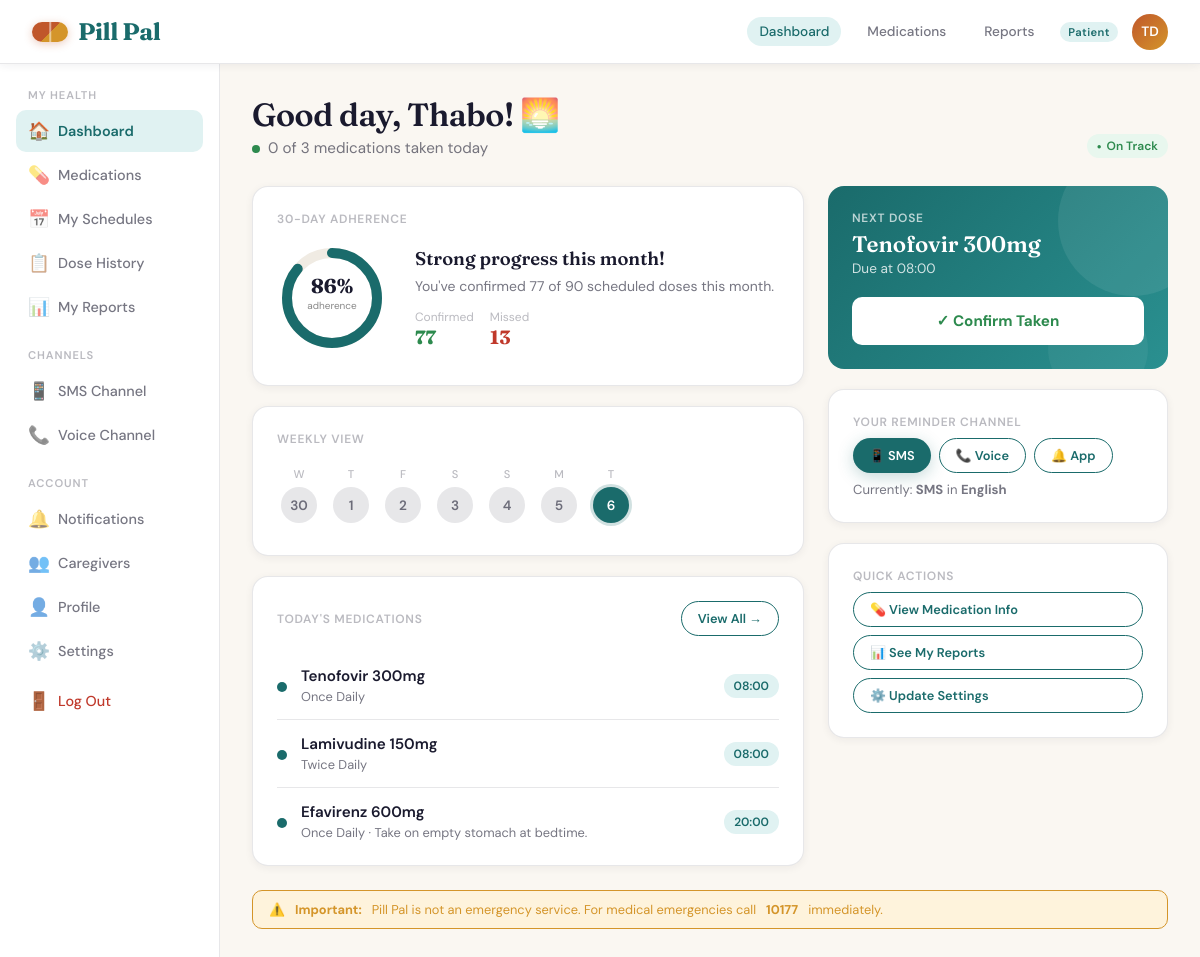
Page /dashboard/ (signed in) on the committed database.
### accounts/models.py (models this page shows, shortened)
class User(AbstractUser):
    ROLE_CHOICES = [
        ('patient', 'Patient'),
        ('caregiver', 'Caregiver'),
        ('clinic_admin', 'Clinic Admin'),
        ('chw', 'Community Health Worker'),
    ]
    CHANNEL_CHOICES = [
        ('sms', 'SMS'),
        ('voice', 'Voice Call'),
        ('app', 'App Push Notification'),
    ]
    LANGUAGE_CHOICES = [
        ('en', 'English'),
        ('zu', 'isiZulu'),
        ('xh', 'isiXhosa'),
        ('st', 'Sesotho'),
        ('tn', 'Setswana'),
    ]
    role = models.CharField(max_length=20, choices=ROLE_CHOICES, default='patient')
    phone_number = models.CharField(max_length=20, blank=True)
    date_of_birth = models.DateField(null=True, blank=True)
    language_preference = models.CharField(max_length=5, choices=LANGUAGE_CHOICES, default='en')
    channel_preference = models.CharField(max_length=10, choices=CHANNEL_CHOICES, default='sms')
    clinic = models.ForeignKey('core.Clinic', on_delete=models.SET_NULL, null=True, blank=True, related_name='users')
    notif_reminders = models.BooleanField(default=True)
    notif_refill = models.BooleanField(default=True)
    notif_broadcasts = models.BooleanField(default=True)
    notif_weekly = models.BooleanField(default=False)
    notif_caregiver_alerts = models.BooleanField(default=True)
    @property
    def initials(self):
        parts = self.get_full_name().split()
        return ''.join(p[0] for p in parts[:2]).upper() if parts else self.username[:2].upper()

### medications/models.py (models this page shows, shortened)
class MedicationSchedule(models.Model):
    FREQUENCY_CHOICES = [
        ('once_daily', 'Once Daily'),
        ('twice_daily', 'Twice Daily'),
        ('three_daily', 'Three Times Daily'),
        ('weekly', 'Weekly'),
    ]
    patient = models.ForeignKey(settings.AUTH_USER_MODEL, on_delete=models.CASCADE, related_name='schedules')
    medication = models.ForeignKey(Medication, on_delete=models.CASCADE)
    dosage = models.CharField(max_length=100)
    frequency = models.CharField(max_length=20, choices=FREQUENCY_CHOICES, default='once_daily')
    scheduled_time_1 = models.TimeField()
    scheduled_time_2 = models.TimeField(null=True, blank=True)
    special_instructions = models.TextField(blank=True)
    is_active = models.BooleanField(default=True)
    start_date = models.DateField()
    end_date = models.DateField(null=True, blank=True)
    supply_days = models.IntegerField(default=30)

class Medication(models.Model):
    generic_name = models.CharField(max_length=200)
    brand_name = models.CharField(max_length=200, blank=True)
    drug_class = models.CharField(max_length=200, blank=True)
    description = models.TextField()
    how_to_take = models.TextField()
    side_effects = models.TextField()
    missed_dose_instructions = models.TextField()
    pill_color = models.CharField(max_length=50, default='#2A9090,#1A6B6B')

### core/views.py (the view, shortened to what this page needs)
# urls.py: path('dashboard/', views.dashboard, name='dashboard'),
@login_required
def dashboard(request):
    user = request.user
    context = {'user': user}
    if user.role == 'patient':
        schedules = MedicationSchedule.objects.filter(patient=user, is_active=True).select_related('medication')
        today = date.today()
        today_logs = DoseLog.objects.filter(patient=user, scheduled_datetime__date=today).select_related('schedule__medication')
        confirmed_today = today_logs.filter(status='confirmed').count()
        total_today = today_logs.count() or schedules.count()
        thirty_ago = timezone.now() - timedelta(days=30)
        all_logs = DoseLog.objects.filter(patient=user, scheduled_datetime__gte=thirty_ago)
        total = all_logs.count()
        confirmed = all_logs.filter(status='confirmed').count()
        missed = total - confirmed
        adherence_pct = round((confirmed / total * 100) if total else 0)
        streak = 0
        check = today
        while True:
            day_logs = DoseLog.objects.filter(patient=user, scheduled_datetime__date=check)
            if day_logs.exists() and not day_logs.filter(status='missed').exists():
                streak += 1
                check -= timedelta(days=1)
            else:
                break
        cal_days = []
        for i in range(6, -1, -1):
            d = today - timedelta(days=i)
            day_logs = DoseLog.objects.filter(patient=user, scheduled_datetime__date=d)
            if i == 0:
                status = 'today'
            elif day_logs.filter(status='missed').exists():
                status = 'missed'
            elif day_logs.filter(status='confirmed').exists():
                status = 'confirmed'
            else:
                status = 'upcoming'
            cal_days.append({'date': d, 'status': status, 'day_abbr': d.strftime('%a')[0]})
        next_dose = schedules.first() if schedules.exists() else None
        caregiver_links = CaregiverPatient.objects.filter(patient=user, approved=True).select_related('caregiver')
        context.update({
            'schedules': schedules,
            'today_logs': today_logs,
            'confirmed_today': confirmed_today,
            'total_today': total_today,
            'adherence_pct': adherence_pct,
            'confirmed_30': confirmed,
            'missed_30': missed,
            'cal_days': cal_days,
            'streak': streak,
            'next_dose': next_dose,
            'caregiver_links': caregiver_links,
        })
    return render(request, 'core/dashboard.html', context)

### core/templates/core/dashboard.html (shortened to what this page needs)
{% extends 'core/base.html' %}
{% block content %}
{% if user.role == 'patient' %}
<div class="page-header">
  <div class="header-row">
    <div>
      <h1>Good day, {{ user.first_name }}! 🌅</h1>
      <p class="subtitle"><span class="live-dot"></span>&nbsp;
        {{ confirmed_today }} of {{ total_today }} medication{{ total_today|pluralize }} taken today</p>
    </div>
    {% if adherence_pct >= 80 %}<span class="badge badge-green badge-dot">On Track</span>
    {% elif adherence_pct >= 60 %}<span class="badge badge-amber badge-dot">Needs Attention</span>
    {% else %}<span class="badge badge-red badge-dot">At Risk</span>{% endif %}
  </div>
</div>
<div class="grid-main">
  <div>
    <div class="card mb-20">
      <div class="card-label">30-Day Adherence</div>
      <div style="display:flex;align-items:center;gap:28px;padding:8px 0;">
        <svg width="110" height="110" viewBox="0 0 110 110" style="flex-shrink:0;">
          <circle cx="55" cy="55" r="45" fill="none" stroke="#F0EBE3" stroke-width="10"/>
          <circle cx="55" cy="55" r="45" fill="none" stroke="var(--teal)" stroke-width="10"
            stroke-linecap="round"
            stroke-dasharray="283"
            stroke-dashoffset="{{ adherence_pct|default:0|floatformat:0 }}"
            style="stroke-dashoffset:calc(283 - 283*{{ adherence_pct }}/100)"
            transform="rotate(-90 55 55)"/>
          <text x="55" y="50" text-anchor="middle" font-family="Fraunces,serif" font-size="20" font-weight="700" fill="#1A1A2E">{{ adherence_pct }}%</text>
          <text x="55" y="66" text-anchor="middle" font-family="DM Sans,sans-serif" font-size="10" fill="#888">adherence</text>
        </svg>
        <div>
          <h2 style="font-family:'Fraunces',serif;font-size:1.15rem;font-weight:600;margin-bottom:6px;">
            {% if adherence_pct >= 85 %}Strong progress this month!
            {% elif adherence_pct >= 70 %}Good effort — keep going!
            {% else %}Let's improve your adherence{% endif %}
          </h2>
          <p style="font-size:.875rem;color:var(--ink-60);line-height:1.5;">
            You've confirmed {{ confirmed_30 }} of {{ confirmed_30|add:missed_30 }} scheduled doses this month.
          </p>
          <div style="margin-top:12px;display:flex;gap:16px;">
            <div><div class="text-xs">Confirmed</div><div class="bold font-display" style="color:var(--green);font-size:1.2rem;">{{ confirmed_30 }}</div></div>
            <div><div class="text-xs">Missed</div><div class="bold font-display" style="color:var(--red);font-size:1.2rem;">{{ missed_30 }}</div></div>
          </div>
        </div>
      </div>
    </div>
    <div class="card mb-20">
      <div class="flex-between mb-16">
        <div class="card-label" style="margin:0;">Weekly View</div>
      </div>
      <div class="cal-strip">
        {% for day in cal_days %}
        <div class="cal-day {{ day.status }}">
          <div class="cal-day-label">{{ day.day_abbr }}</div>
          <div class="cal-day-num">{{ day.date.day }}</div>
        </div>
        {% endfor %}
      </div>
    </div>
    <div class="card">
      <div class="flex-between mb-16">
        <div class="card-label" style="margin:0;">Today's Medications</div>
        <a href="{% url 'medications' %}" class="btn btn-ghost btn-sm">View All →</a>
      </div>
      {% if schedules %}
        {% for s in schedules %}
        <div class="med-item">
          <div class="med-dot" style="background:{% if today_logs %}var(--green){% else %}var(--teal){% endif %}"></div>
          <div style="flex:1;">
            <div class="med-name">{{ s.medication.generic_name }} {{ s.dosage }}</div>
            <div class="med-detail">{{ s.get_frequency_display }}
              {% if s.special_instructions %} · {{ s.special_instructions|truncatechars:40 }}{% endif %}</div>
          </div>
          <span class="badge badge-teal">{{ s.scheduled_time_1|time:"H:i" }}</span>
        </div>
        {% endfor %}
      {% else %}
        <p class="text-sm" style="text-align:center;padding:20px 0;">No medications scheduled. Contact your clinic.</p>
      {% endif %}
    </div>
  </div>
  <div>
    <div class="action-card mb-20">
      {% if schedules %}
        {% with schedules.0 as next_s %}
        <div class="ac-label">Next Dose</div>
        <div class="ac-title">{{ next_s.medication.generic_name }} {{ next_s.dosage }}</div>
        <div class="ac-sub">Due at {{ next_s.scheduled_time_1|time:"H:i" }}
          {% if next_s.special_instructions %} · {{ next_s.special_instructions|truncatechars:30 }}{% endif %}</div>
        {% endwith %}
        <button class="btn-confirm-white" id="confirm-btn" onclick="confirmDose(this)">
          ✓ Confirm Taken
        </button>
      {% else %}
        <div class="ac-label">All Done!</div>
        <div class="ac-title">No doses pending 🎉</div>
        <div class="ac-sub">Great job keeping up with your medication.</div>
      {% endif %}
    </div>
    <div class="card mb-20">
      <div class="card-label">Your Reminder Channel</div>
      <div style="display:flex;gap:8px;flex-wrap:wrap;margin-top:8px;">
        <a href="{% url 'sms_simulator' %}" class="btn {% if user.channel_preference == 'sms' %}btn-primary{% else %}btn-ghost{% endif %} btn-sm">📱 SMS</a>
        <a href="{% url 'voice_channel' %}" class="btn {% if user.channel_preference == 'voice' %}btn-primary{% else %}btn-ghost{% endif %} btn-sm">📞 Voice</a>
        <span class="btn {% if user.channel_preference == 'app' %}btn-primary{% else %}btn-ghost{% endif %} btn-sm">🔔 App</span>
      </div>
      <div class="text-sm mt-8">
        Currently: <strong>{{ user.get_channel_preference_display }}</strong> in <strong>{{ user.get_language_preference_display }}</strong>
      </div>
    </div>
    <div class="card">
      <div class="card-label">Quick Actions</div>
      <div style="display:flex;flex-direction:column;gap:8px;margin-top:8px;">
        <a href="{% url 'medications' %}" class="btn btn-ghost btn-sm" style="justify-content:flex-start;">💊 View Medication Info</a>
        <a href="{% url 'reports' %}" class="btn btn-ghost btn-sm" style="justify-content:flex-start;">📊 See My Reports</a>
        <a href="{% url 'settings' %}" class="btn btn-ghost btn-sm" style="justify-content:flex-start;">⚙️ Update Settings</a>
      </div>
    </div>
  </div>
</div>
<div class="emergency-banner">
  ⚠️ <strong>Important:</strong> Pill Pal is not an emergency service. For medical emergencies call <strong>10177</strong> immediately.
</div>
{% endif %}
{% endblock %}

### core/templates/core/base.html (shortened to what this page needs)
<!DOCTYPE html>
<html lang="en">
<head>
{% load static %}
</head>
<body>
{% if user.is_authenticated %}
<header class="topbar">
  <a href="{% url 'landing' %}" class="logo"><span class="logo-pill"></span>Pill Pal</a>
  <div class="topbar-right">
    <a href="{% url 'dashboard' %}" class="nav-link {% if request.resolver_match.url_name == 'dashboard' %}active{% endif %}">Dashboard</a>
    {% if user.role == 'patient' %}
    <a href="{% url 'medications' %}" class="nav-link {% if request.resolver_match.url_name == 'medications' %}active{% endif %}">Medications</a>
    <a href="{% url 'reports' %}" class="nav-link {% if request.resolver_match.url_name == 'reports' %}active{% endif %}">Reports</a>
    {% endif %}
    <span class="role-badge">{{ user.get_role_display }}</span>
    <a href="{% url 'settings' %}" class="avatar" title="{{ user.get_full_name }}">{{ user.initials }}</a>
  </div>
</header>
<div class="app-layout">
  <aside class="sidebar">
    {% if user.role == 'patient' %}
    <div class="nav-section-label">My Health</div>
    <a href="{% url 'dashboard' %}" class="nav-item {% if request.resolver_match.url_name == 'dashboard' %}active{% endif %}"><span class="nav-icon">🏠</span>Dashboard</a>
    <a href="{% url 'medications' %}" class="nav-item {% if request.resolver_match.url_name in 'medications,medication_detail' %}active{% endif %}"><span class="nav-icon">💊</span>Medications</a>
    <a href="{% url 'schedule_list' %}" class="nav-item {% if request.resolver_match.url_name == 'schedule_list' %}active{% endif %}"><span class="nav-icon">📅</span>My Schedules</a>
    <a href="{% url 'dose_history' %}" class="nav-item {% if request.resolver_match.url_name == 'dose_history' %}active{% endif %}"><span class="nav-icon">📋</span>Dose History</a>
    <a href="{% url 'reports' %}" class="nav-item {% if request.resolver_match.url_name == 'reports' %}active{% endif %}"><span class="nav-icon">📊</span>My Reports</a>
    <div class="nav-section-label">Channels</div>
    <a href="{% url 'sms_simulator' %}" class="nav-item {% if request.resolver_match.url_name == 'sms_simulator' %}active{% endif %}"><span class="nav-icon">📱</span>SMS Channel</a>
    <a href="{% url 'voice_channel' %}" class="nav-item {% if request.resolver_match.url_name == 'voice_channel' %}active{% endif %}"><span class="nav-icon">📞</span>Voice Channel</a>
    <div class="nav-section-label">Account</div>
    <a href="{% url 'notifications' %}" class="nav-item {% if request.resolver_match.url_name == 'notifications' %}active{% endif %}"><span class="nav-icon">🔔</span>Notifications</a>
    <a href="{% url 'caregiver_management' %}" class="nav-item {% if request.resolver_match.url_name == 'caregiver_management' %}active{% endif %}"><span class="nav-icon">👥</span>Caregivers</a>
    <a href="{% url 'profile' %}" class="nav-item {% if request.resolver_match.url_name == 'profile' %}active{% endif %}"><span class="nav-icon">👤</span>Profile</a>
    <a href="{% url 'settings' %}" class="nav-item {% if request.resolver_match.url_name == 'settings' %}active{% endif %}"><span class="nav-icon">⚙️</span>Settings</a>
    {% endif %}
    <a href="{% url 'logout' %}" class="nav-item" style="color:var(--red)"><span class="nav-icon">🚪</span>Log Out</a>
  </aside>
  <main class="main-content fade-in">
    {% block content %}{% endblock %}
  </main>
</div>
{% else %}
{% block public_content %}{% endblock %}
{% endif %}
</body>
</html>

### rows in the picture
User: role "Patient", initials "TD", first_name "Thabo", channel_preference "SMS", language_preference "English"
MedicationSchedule: medication.generic_name "Tenofovir", dosage "300mg", frequency "Once Daily", scheduled_time_1 "08:00"
MedicationSchedule: medication.generic_name "Lamivudine", dosage "150mg", frequency "Twice Daily", scheduled_time_1 "08:00"
MedicationSchedule: medication.generic_name "Efavirenz", dosage "600mg", frequency "Once Daily", special_instructions "Take on empty stomach at bedtime.", scheduled_time_1 "20:00"

### other values in the picture
{{ confirmed_today }} "0"
{{ total_today }} "3"
{{ adherence_pct }} "86"
{{ confirmed_30 }} "77"
{{ confirmed_30|add:missed_30 }} "90"
{{ missed_30 }} "13"
{{ day.day_abbr }} "W" "T" "F" "S" "S" "M" "T"
{{ day.date.day }} "30" "1" "2" "3" "4" "5" "6"
